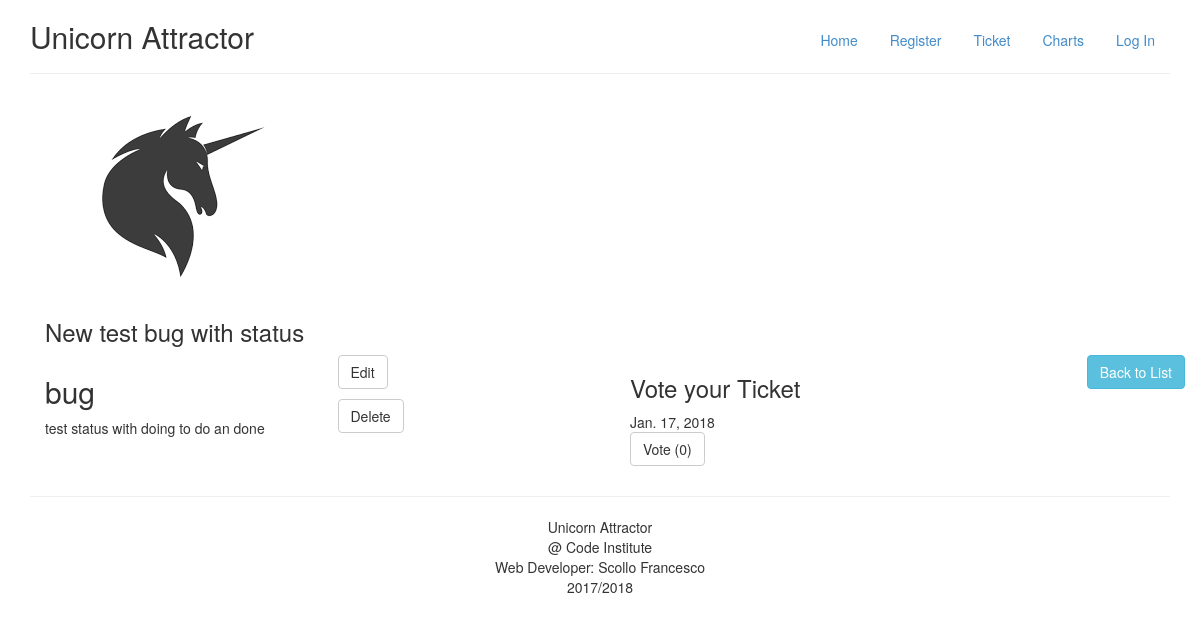
/34/, run on the app's committed database.
### ticket/models.py (models this page shows, shortened)
class Ticket(models.Model):
    name = models.CharField(max_length=254)
    type = models.CharField(max_length=254,choices=TYPE_CHOICES, default=TYPE_CHOICES)
    content = models.TextField()
    date = models.DateField(_("Date"), default=datetime.date.today)
    status = models.CharField(max_length=254, choices=STAT, default=STAT)
    resolved = models.BooleanField(default=False)

### ticket/views.py (the view)
# urls.py: url(r'^(?P<id>\d+)/$',ticket_views.ticket_detail, name='ticket_detail'),
def ticket_detail(request, id):
    ticket = get_object_or_404(Ticket, pk=id)
    votes_for_ticket = Vote.objects.filter(ticket=ticket)
    return render(request, "list/ticketdetail.html", {
        'post': ticket,
        'votes_for_ticket': votes_for_ticket
    })

### templates/list/ticketdetail.html (shortened to what this page needs)
{% extends "base.html" %}
{% block content %}
{% load bootstrap_tags %}
{% load staticfiles %}
    <div class="row">
        <div class="col-md-12">
            <img src="{% static "images/unicorn.png" %}"/>
        </div>
    </div>
    <div class="row">
        <div class="col-md-12">
               <h3>{{ post.name }}</h3>
        </div>
    </div>
      <div class="row">
        <div class="col-md-3">
              <h2>{{ post.type }}</h2>
              <p>{{ post.content }}</p>
              {% load disqus_tags %}
        </div>
                <div class="col-md-3">
                    <p><button class="btn btn-default" onclick="location.href={% url 'edit' post.id %}">Edit</button></p>
                    <p><button class="btn btn-default" onclick="location.href={% url 'delete' post.id %}">Delete</button></p>
                </div>
                 <div class="col-md-3">
                     <h3>Vote your Ticket</h3>
                      {{ post.date }}
                      <p><a class="btn btn-default" href="{% url 'create_vote' post.id %}">Vote ({{ votes_for_ticket.count }})</a></p>
                 </div>
                <div class="col-md-3">
                    <a
                        class="btn btn-info pull-right"
                        href="{% url 'tickets_list'  %}">
                         Back to List
                     </a>
                </div>
         </div>
{% endblock %}

### data on the page
Ticket: name "New test bug with status", type "bug", content "test status with doing to do an done", date "Jan. 17, 2018"

### other printed values
{{ votes_for_ticket.count }} "0"
